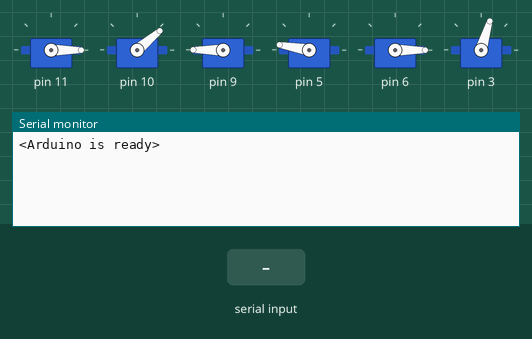
Simulated run of this sketch. Board: Arduino Uno, built with avr-gcc and run on an emulated ATmega328P. On the bench: 6 × servo, the last lines printed to the serial monitor. The test bench sets the inputs (shaded band).

Above: at 7.2 s.
7.3 s: "1" received over Serial
At 8.4 s:
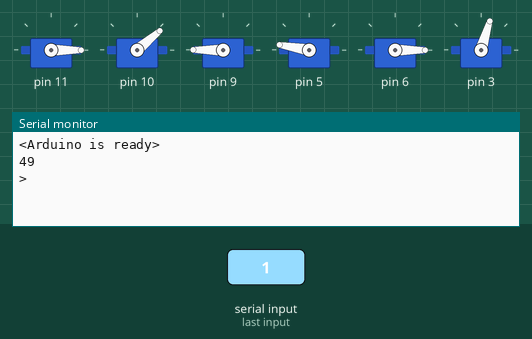
8.8 s: byte 181 (181) received over Serial
At 9.3 s:
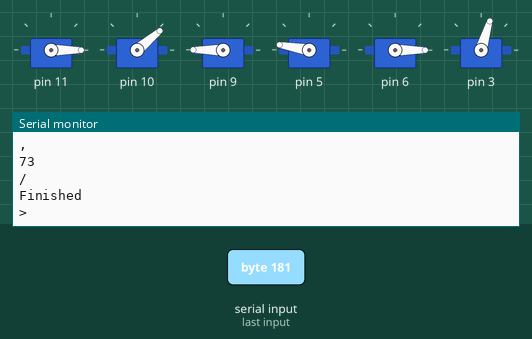
Timing chart, 0 to 11.8 s (numbered marks = the images above; inputs shaded):
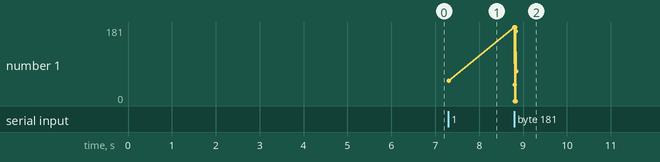

Measured:
- after the input at 7.3 s, the serial monitor: prints a new line at once (image 1)
- after the input at 8.8 s, the serial monitor: prints a new line at once (image 2)
- plotted number 1: 49 → 73 after the input at 8.8 s

The sketch:

braccioSerial.ino
```cpp
#include <Braccio.h>
#include <Servo.h>

Servo base;
Servo shoulder;
Servo elbow;
Servo wrist_rot;
Servo wrist_ver;
Servo gripper;

int arr[] = {0,0,0,0,0,0,0};
int counter = 0;
void setup() {
  Serial.begin(9600);
  Serial.println("<Arduino is ready>");
  Braccio.begin();
}

void loop() {
    reciveData();
}

void reciveData() {
    if (Serial.available() > 0) {
        int i = Serial.read();
        Serial.println(i);
        if(i == 181){
          readCurrentPostion();
        } else {
          arr[counter] = i;
          counter++;
          if(counter == 7){
            counter = 0;
            moveBraccio(arr[0],arr[1],arr[2],arr[3],arr[4],arr[5],arr[6]);
          }
        }
        Serial.println(">");
    }
}

void readCurrentPostion(){
  Serial.println("@");
  Serial.println(base.read());
  Serial.println(",");
  Serial.println(shoulder.read());
  Serial.println(",");
  Serial.println(elbow.read());
  Serial.println(",");
  Serial.println(wrist_rot.read());
  Serial.println(",");
  Serial.println(wrist_ver.read());
  Serial.println(",");
  Serial.println(gripper.read());
  Serial.println("/");
  Serial.println("Finished");
}

void moveBraccio(int delay, int base, int shoulder, int elbow, int wristVertical, int wristRotation, int gripper){
  Braccio.ServoMovement(delay, base, shoulder, elbow, wristVertical, wristRotation,  gripper);
  //delay(500);
}
```
